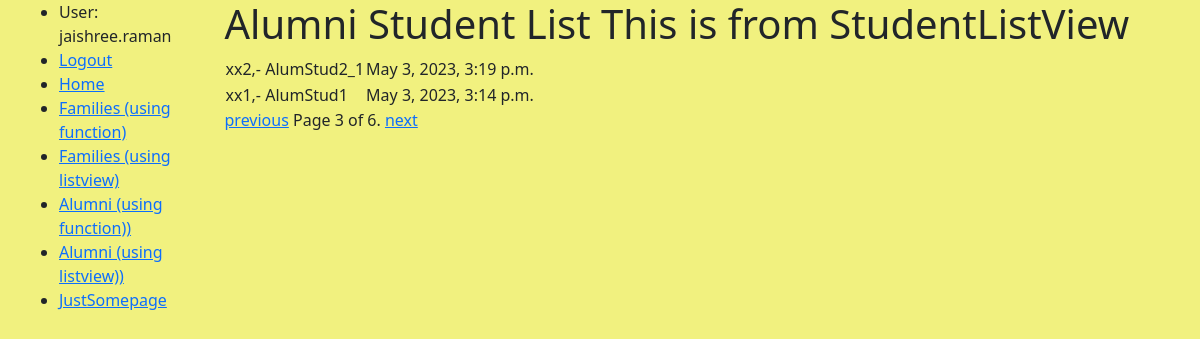
Screenshot of /jralumniarchive/studentsgc/?page=3 (signed in) with the database file from the repository.
### jralumniarchive/models.py (models this page shows, shortened)
class Student(models.Model):
    lastname = models.CharField(max_length=200, help_text='Enter Last Name')
    firstname = models.CharField(max_length=200, help_text='Enter First Name')
    nickname = models.CharField(max_length=200, help_text='Enter NickName')
    addr1 = models.CharField(max_length=200, help_text='Enter Addr Line 1')
    addr2 = models.CharField(max_length=200, help_text='Enter Addr Line 2')
    city = models.CharField(max_length=200, help_text='Enter Addr City')
    state = models.CharField(max_length=200, help_text='Enter Addr State')
    zip = models.CharField(max_length=10, help_text='Enter Addr Zip')
    birthdate = models.DateField
    phone1 = models.CharField(max_length=100, help_text='Enter Phone')
    emailaddr = models.EmailField(max_length=200, null=True)
    createdby = models.ForeignKey(settings.AUTH_USER_MODEL, on_delete=models.CASCADE,null=True)
    created_date = models.DateTimeField(default=timezone.now, blank=True, null=True)
    verified_date = models.DateTimeField(blank=True, null=True)
    @property
    def lnamefname(self):
        return "%s,- %s" % (self.lastname, self.firstname)

### jralumniarchive/views.py (the view)
# urls.py: path('studentsgc/', views.StudentListView.as_view(), name='studentsgc'),
class StudentListView(LoginRequiredMixin,ListView):
    model = Student
    template_name = "viewshtmls/student_list.html"
    context_object_name = "students"
    paginate_by = 2
    redirect_field_name = 'next'
    def get_queryset(self):
        return Student.objects.order_by("-lastname")
    def get_context_data(self, **kwargs):
        context = super(StudentListView, self).get_context_data(**kwargs)
        context['additional_data'] = 'This is from StudentListView'
        return context

### jralumniarchive/templates/viewshtmls/student_list.html
{% extends 'viewshtmls/base.html' %}
{% block content %}
  <h1>Alumni Student List {{additional_data}} </h1>
<table>
    {% for student in students %}
        <student class="student">
            <tr>
                <td> {{ student.lnamefname }}</td>
                <td><time class="date">{{ student.created_date }}</time></td>
                <td>{{ student.nickname }}</td>
            </tr>
        </student>
    {% endfor %}
</table>
{% endblock %}

### jralumniarchive/templates/viewshtmls/base.html (shortened to what this page needs)
<!DOCTYPE html>
<html lang="en">
<head>
  <link href="https://cdn.jsdelivr.net/npm/bootstrap@5.1.3/dist/css/bootstrap.min.css" rel="stylesheet">
  {% load static %}
  <link rel="stylesheet" href="{% static 'css/styles.css' %}">
</head>
<body >
  <div class="container-fluid">
    <div class="row">
      <div class="col-sm-2">
      {% block sidebar %}
        <ul class="sidebar-nav">
             {% if user.is_authenticated %}
                <li>User: {{ user.get_username }}</li>
                <li><a href="{% url 'logout' %}?next={{ request.path }}">Logout</a></li>
            {% else %}
                <li><a href="{% url 'login' %}?next={{ request.path }}">Login</a></li>
            {% endif %}
            <li><a href="{% url 'dashboard' %}">Home</a></li>
            <li><a href="{% url 'familiesf' %}">Families (using function) </a></li>
            <li><a href="{% url 'familiesgc' %}">Families (using listview) </a></li>
            <li><a href="{% url 'studentsf' %}">Alumni (using function))</a></li>
           <li><a href="{% url 'studentsgc' %}">Alumni (using listview))</a></li>
            <li><a href="{% url 'justsomepage' %}">JustSomepage</a></li>
        </ul>
     {% endblock %}
      </div>
      <div class="col-sm-10 ">{% block content %}{% endblock %}
          {% block pagination %}
    {% if is_paginated %}
        <div class="pagination">
            <span class="page-links">
                {% if page_obj.has_previous %}
                    <a href="{{ request.path }}?page={{ page_obj.previous_page_number }}">previous</a>
                {% endif %}
                <span class="page-current">
                    Page {{ page_obj.number }} of {{ page_obj.paginator.num_pages }}.
                </span>
                {% if page_obj.has_next %}
                    <a href="{{ request.path }}?page={{ page_obj.next_page_number }}">next</a>
                {% endif %}
            </span>
        </div>
    {% endif %}
  {% endblock %}
      </div>
    </div>
  </div>
</body>
</html>

### jralumniarchive/static/css/styles.css (style rules this page uses)
body { background-color: rgb(241, 241, 127); padding-left: 15px; }

### rows the page displays
Student: lnamefname "xx2,- AlumStud2_1", created_date "May 3, 2023, 3:19 p.m."
Student: lnamefname "xx1,- AlumStud1", created_date "May 3, 2023, 3:14 p.m."

### other values shown
{{ user.get_username }} "jaishree.raman"
{{ page_obj.number }} "3"
{{ page_obj.paginator.num_pages }} "6"
